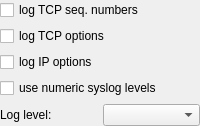
            <widget class="QWidget" name="WStackPage0">
             <layout class="QGridLayout">
              <property name="leftMargin">
               <number>0</number>
              </property>
              <property name="topMargin">
               <number>0</number>
              </property>
              <property name="rightMargin">
               <number>0</number>
              </property>
              <property name="bottomMargin">
               <number>0</number>
              </property>
              <item row="0" column="0" colspan="2">
               <widget class="QCheckBox" name="logTCPseq">
                <property name="text">
                 <string>log TCP seq. numbers</string>
                </property>
                <property name="toolTip">
                 <string>Include TCP sequence numbers in log messages.</string>
                </property>
               </widget>
              </item>
              <item row="2" column="0" colspan="2">
               <widget class="QCheckBox" name="logIPopt">
                <property name="text">
                 <string>log IP options</string>
                </property>
                <property name="toolTip">
                 <string>Include IP options in log messages.</string>
                </property>
               </widget>
              </item>
              <item row="3" column="0" colspan="2">
               <widget class="QCheckBox" name="logNumsyslog">
                <property name="text">
                 <string>use numeric syslog levels</string>
                </property>
                <property name="toolTip">
                 <string>Use numeric syslog levels instead of symbolic names in log rules.</string>
                </property>
               </widget>
              </item>
              <item row="4" column="0">
               <widget class="QLabel" name="textLabel1">
                <property name="text">
                 <string>Log level:</string>
                </property>
                <property name="wordWrap">
                 <bool>false</bool>
                </property>
               </widget>
              </item>
              <item row="4" column="1">
               <widget class="QComboBox" name="logLevel">
                <property name="toolTip">
                 <string>Syslog severity level for packets matched by logging rules. Leave empty to use
the system default.</string>
                </property>
               </widget>
              </item>
              <item row="1" column="0" colspan="2">
               <widget class="QCheckBox" name="logTCPopt">
                <property name="text">
                 <string>log TCP options</string>
                </property>
                <property name="toolTip">
                 <string>Include TCP options in log messages.</string>
                </property>
               </widget>
              </item>
             </layout>
            </widget>
